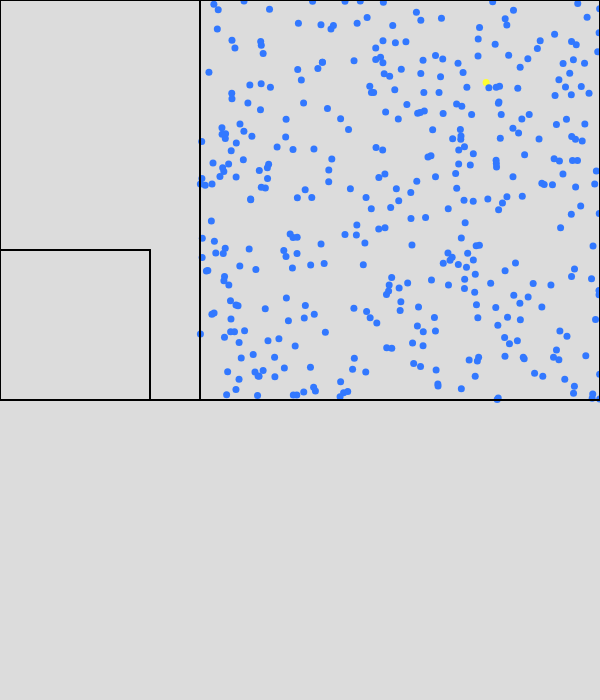
Frame 1 (no input)
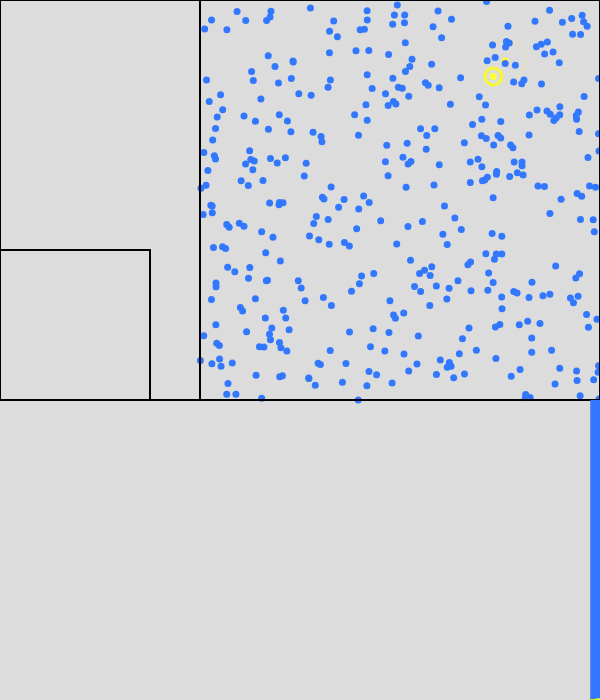
Frame 60 (no input)
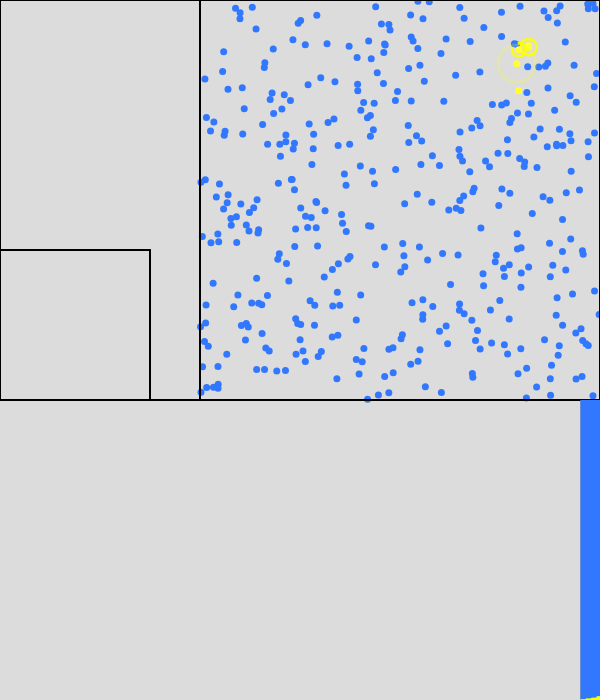
Frame 120 (the mouse pressed at the canvas centre since frame 60)

The p5.js sketch that drew these frames (run headless with seeded random() and noise() and a simulated clock; from frame 60 on, the mouse is pressed at the canvas centre):

// p5.js sketch
// ── sketch.js

// SIP simulation with quarantine, by proximity

let Node;
let Side;
let Simulation;

let simulation;

function setup() {

    Node = function (param1, param2) {
        // Node(x,y) -> Node
        // Creates a Node object, which represents a human in a SIR system, or 
        // susceptible-incubated-infected-without symptoms-removed system.
        // S C I W R

        // Some presets
        if (typeof param1 == int) {
            this.pos = createVector(param1, param2);
        } else {
            this.pos = createVector(random(param1.left, param1.right), random(param1.top, param1.bottom));
        }

        this.ppos = this.pos.copy();

        this.vel = p5.Vector.random2D();
        this.accel = createVector(0, 0);
        this.status = "s";
        this.currProbability = 0;
        this.infectedFor = 0;
        this.incubatedFor = 0;

        this.initializeAfter = function () {
            this.incubation = random(simulation.incubationLow, simulation.incubationHigh);
            if (random() < simulation.withoutProb) {
                this.immune = true;
            } else {
                this.immune = false;
            }
        }

        this.move = function () {
            // Node.move() -> undefined
            // Makes the Node move in a modified random walk

            // Preset the ppos
            this.ppos = this.pos.copy();

            // Creates a random acceleration
            this.accel = p5.Vector.random2D();
            this.accel.mult(simulation.accel);

            // Adds acceleration to velocity, then sets velocity's speed to a set value
            this.vel = p5.Vector.add(this.vel, this.accel);
            this.vel.normalize();
            this.vel.mult(simulation.speed);

            // Adds velocity to position
            this.pos = p5.Vector.add(this.pos, this.vel);

            // Checks collisions with sides
            for (let i = 0; i < simulation.sides.length; i++) {
                if (simulation.sides[i].p1.x == simulation.sides[i].p2.x) {

                    // If the y position is between the endpoints of the line segment
                    if (this.ppos.y < simulation.sides[i].p2.y && this.ppos.y > simulation.sides[i].p1.y) {

                        // If the Node has crossed the side, simulate a collision
                        if (this.ppos.x < simulation.sides[i].p1.x && this.pos.x > simulation.sides[i].p2.x) {
                            this.pos.x = simulation.sides[i].p1.x - 1;
                            this.vel.x *= -1;
                        }
                        if (this.ppos.x > simulation.sides[i].p1.x && this.pos.x < simulation.sides[i].p2.x) {
                            this.pos.x = simulation.sides[i].p1.x + 1;
                            this.vel.x *= -1;
                        }

                    }

                } else {

                    // If the x position is between the endpoints of the line segment
                    if (this.ppos.x < simulation.sides[i].p2.x && this.ppos.x > simulation.sides[i].p1.x) {

                        // If the Node has crossed the side, simulate a collision
                        if (this.ppos.y < simulation.sides[i].p1.y && this.pos.y > simulation.sides[i].p2.y) {
                            this.pos.y = simulation.sides[i].p1.y - 1;
                            this.vel.y *= -1;
                        }
                        if (this.ppos.y > simulation.sides[i].p1.y && this.pos.y < simulation.sides[i].p2.y) {
                            this.pos.y = simulation.sides[i].p1.y + 1;
                            this.vel.y *= -1;
                        }
                    }
                }

            }

        }

        this.display = function () {
            // Node.display() -> undefined
            // Displays the Node as a colored circle, colored based on status

            // Filling presets:
            if (this.status == "s") {
                fill(50, 120, 255);
            } else if (this.status == "c") {
                if (this.incubatedFor < 64) {
                    stroke(255, 255, 0, (64 - this.incubatedFor) * 5);
                    strokeWeight(3);
                    noFill();
                    ellipse(this.pos.x, this.pos.y, simulation.dispSize / 10 * this.incubatedFor);
                }

                fill(255, 255, 50);
            } else if (this.status == "i") {

                if (this.infectedFor < 64) {
                    stroke(255, 50, 50, (64 - this.infectedFor) * 5);
                    strokeWeight(3);
                    noFill();
                    ellipse(this.pos.x, this.pos.y, simulation.dispSize / 10 * this.infectedFor);
                }

                fill(255, 50, 50);

            } else if (this.status == "w") {

                if (this.infectedFor < 64) {
                    stroke(50, 255, 50, (64 - this.infectedFor) * 5);
                    strokeWeight(3);
                    noFill();
                    ellipse(this.pos.x, this.pos.y, simulation.dispSize / 10 * this.infectedFor);
                }

                fill(50, 255, 50);

            } else if (this.status == "r") {
                fill(100, 100, 100);
            }

            noStroke();

            // Actually displaying:
            ellipse(this.pos.x, this.pos.y, simulation.dispSize, simulation.dispSize);
        }

        this.presetInfection = function () {
            // Node.presetInfection() -> undefined
            // Makes sure the probability of getting the disease is 0 before each frame

            // Sets the current probability to 0
            this.currProbability = 0;

            if (this.status == "c") {
                this.incubatedFor++;

                if (this.incubatedFor > this.incubation) {
                    if (this.immune) {
                        this.status = "w";
                    } else {
                        this.status = "i";
                    }
                }
            }

            // If the Node is infected, it will be removed after a while.
            if (this.status == "i" || this.status == "w") {
                this.infectedFor++;

                if (this.infectedFor > simulation.infectionLength) {
                    this.status = "r";
                }
            }
        }

        this.giveInfection = function () {
            // Node.giveInfection() -> undefined
            // If infected, a Node increases the probability of getting the disease for
            // all Nodes around it.

            if (this.status == "i" || this.status == "c" || this.status == "w") {

                // Iterates through all the Nodes
                for (var i = 0; i < simulation.nodes.length; i++) {

                    if (simulation.nodes[i] != this && simulation.nodes[i].status == "s") {

                        // If the distance is reasonable, then increase the probability of the Node
                        var distBetween = dist(this.pos.x, this.pos.y, simulation.nodes[i].pos.x, simulation.nodes[i].pos.y);

                        if (distBetween < simulation.infectionRadius) {
                            simulation.nodes[i].currProbability += simulation.infectionProb;
                        }
                    }

                }
            }

        }

        this.calcInfection = function () {
            // Node.calcInfection() -> undefined
            // Sees if the probability is high enough to get the infection

            // Just sees if a random value is smaller than the probability
            if (random() < this.currProbability) {
                if (this.status == "s") {
                    this.status = "c";
                }
            }

        }

        this.randomPos = function (areaObject) {
            // Node.randomPos(areaObject)
            // Sets the position as a random position in an area

            this.pos = createVector(random(areaObject.left, areaObject.right), random(areaObject.top, areaObject.bottom));
        }

        this.in = function (areaObject) {
            // Node.in(areaObject) -> boolean
            // Returns if the Node is in an area

            if (this.pos.x <= areaObject.right && this.pos.x >= areaObject.left) {
                if (this.pos.y <= areaObject.bottom && this.pos.y <= areaObject.bottom) {

                    return true

                }
            }

            return false

        }

    }

    Side = function (x1, y1, x2, y2) {
        // Side(x1,y1,x2,y2) -> Side
        // Creates a Side object which represents a wall, which must be horizontal or vertical.

        // Make sure the line is vertical or horizontal
        if (x1 != x2 && y1 != y2) {
            throw new Error('Side not vertical or horizontal, not built to handle this! :(');
        }

        // Store the endpoints
        this.p1 = createVector(x1, y1);
        this.p2 = createVector(x2, y2);

        this.display = function () {
            // Side.display()
            // Displays the Side

            stroke(0, 0, 0);
            strokeWeight(2);
            line(this.p1.x, this.p1.y, this.p2.x, this.p2.y);
        }

    }

    Simulation = function (x, y) {
        // Simulation(x,y) -> Simulation
        // Creates a SIR Simulation

        // Finds where to display
        this.corner = createVector(x, y);

        // constants
        this.speed = 0.5;
        this.accel = 0.05;
        this.dispSize = 7;
        this.infectionRadius = 20;
        this.infectionProb = 0.0035;
        this.infectionLength = 64 * 5;
        this.incubationLow = 64 * 2;
        this.incubationHigh = 64 * 3;
        this.withoutProb = 0.1;

        // SIR numbers
        this.susceptible = [];
        this.incubated = [];
        this.infected = [];
        this.removed = [];
        this.without = [];

        // Lists
        this.nodes = [];
        this.sides = [];

        // Rendering constants
        this.animationWidth = 600;
        this.animationHeight = 400;
        this.frames = 0;
        this.framesPerSurvey = 3;
        this.widthPerBar = 0.5;
        this.graphHeight = 300;

        // Spawn Object
        this.spawnObject = [
            { size: 400, left: 200, top: 0, bottom: 400, right: 600 },
        ]

        // Field constants
        this.fieldArea = { left: 200, top: 0, bottom: 400, right: 600 };

        // Quarantine constants
        this.quarantineArea = { left: 0, top: 250, bottom: 400, right: 150 };
        this.quarantineLength = 32;

        // Custom Barriers
        this.sides = [new Side(0, 0, 0, 400), new Side(0, 0, 600, 0), new Side(0, 400, 600, 400), new Side(600, 0, 600, 400), new Side(150, 250, 150, 400), new Side(0, 250, 150, 250), new Side(200, 0, 200, 400)];

        // Creates a set number of Nodes based on the spawnObject parameter
        // Format: [ {size: ###, top: ##, left: ##, right: ##, bottom: ## } ]
        this.populationSize = 0;
        this.nodes = [];
        for (let i = 0; i < this.spawnObject.length; i++) {
            for (let j = 0; j < this.spawnObject[i].size; j++) {
                this.nodes.push(new Node(this.spawnObject[i]));
            }

            this.populationSize += this.spawnObject[i].size;
        }

        // Infect a Node
        this.nodes[0].status = "c";

        this.initializeAfter = function () {
            for (let i = 0; i < this.nodes.length; i++) {
                this.nodes[i].initializeAfter();
            }
        }

        this.updateSim = function () {
            // Simulation.updateSim()
            // Updates a Simulation's Nodes

            // Move the nodes and make sure the nodes' infection probabilities are set to 0
            for (var i = 0; i < this.nodes.length; i++) {
                this.nodes[i].move();
                this.nodes[i].presetInfection();
            }

            // Each infected Node dishes out infection
            for (let i = 0; i < this.nodes.length; i++) {
                this.nodes[i].giveInfection();
            }

            // Each Node sees if they're infected
            for (let i = 0; i < this.nodes.length; i++) {
                this.nodes[i].calcInfection();
            }

        }

        this.renderSim = function () {
            // Simulation.renderSim()
            // Displays the simulation

            this.nodes.forEach(currNode => currNode.display());
            this.sides.forEach(currSide => currSide.display());

        };

        this.updateGraph = function () {
            // Node.updateGraph()
            // Updates the graph for the Simulation

            this.frames++;

            // Once every couple frames, take a survey to see how many are S, I, and R
            // Also, makes sure that there's at least one infected

            if (this.frames == 0 || (this.frames % this.framesPerSurvey == 0 && (this.infected[this.infected.length - 1] !== 0 || this.incubated[this.incubated.length - 1] !== 0 || this.without[this.without.length - 1] !== 0))) {

                // Adds a new entry to each category
                this.susceptible.push(0);
                this.infected.push(0);
                this.removed.push(0);
                this.incubated.push(0);
                this.without.push(0);

                // Takes chart of all the Nodes
                for (let i = 0; i < this.nodes.length; i++) {
                    if (this.nodes[i].status == "s") {
                        this.susceptible[this.susceptible.length - 1]++;
                    }
                    if (this.nodes[i].status == "i") {
                        this.infected[this.infected.length - 1]++;
                    }
                    if (this.nodes[i].status == "r") {
                        this.removed[this.removed.length - 1]++;
                    }
                    if (this.nodes[i].status == "c") {
                        this.incubated[this.incubated.length - 1]++;
                    }
                    if (this.nodes[i].status == "w") {
                        this.without[this.without.length - 1]++;
                    }
                }

            }

        }

        this.renderLayer = function (listOfLists, layerColor) {
            // Node.renderLayer(listOfLists,layerColor)
            // Render a single layer for the Graph

            fill(layerColor);
            beginShape();
            vertex(width - (this.infected.length - 1) * this.widthPerBar, height);

            for (let i = 0; i < this.infected.length; i++) {
                let vertexHeight = 0;
                for (let j = 0; j < listOfLists.length; j++) {
                    vertexHeight += listOfLists[j][i];
                }

                vertex(width - (this.infected.length - 1 - i) * this.widthPerBar, height - ((vertexHeight) * this.graphHeight / this.populationSize));
            }

            vertex(width, height);
            endShape(CLOSE);

        }

        this.renderGraph = function () {
            // Node.renderGraph()
            // Renders the graph for the Simulation

            // Render the background, which conviniently should be R
            noStroke();
            fill(100, 100, 100);
            rect(width - (this.infected.length - 1) * this.widthPerBar, this.animationHeight, (this.infected.length - 1) * this.widthPerBar, this.graphHeight);

            // Render layers
            this.renderLayer([this.susceptible, this.infected, this.incubated, this.without],
                color(50, 120, 255))
            this.renderLayer([this.infected, this.incubated, this.without], color(50, 255, 50))
            this.renderLayer([this.infected, this.incubated], color(255, 255, 0))
            this.renderLayer([this.infected], color(255, 50, 50))

        }

        this.quarantine = function () {


            for (let i = 0; i < this.nodes.length; i++) {
                if (this.nodes[i].in(this.fieldArea)) {
                    if (this.nodes[i].infectedFor >= this.quarantineLength && this.nodes[i].status == "i") {
                        this.nodes[i].randomPos(this.quarantineArea);
                    }
                } else if (this.nodes[i].in(this.quarantineArea)) {
                    if (this.nodes[i].status == "r") {
                        this.nodes[i].randomPos(this.fieldArea);
                    }
                }
            }

        }

        this.update = function () {
            // Simulation.update()
            // Fully update the Simulation

            this.updateSim();
            this.renderSim();
            this.updateGraph();
            this.renderGraph();
            this.quarantine();

        }

    }

    simulation = new Simulation(0, 0);
    simulation.initializeAfter();

    createCanvas(simulation.animationWidth, simulation.animationHeight + simulation.graphHeight);

}

function draw() {

    background(220);

    simulation.update();

}
